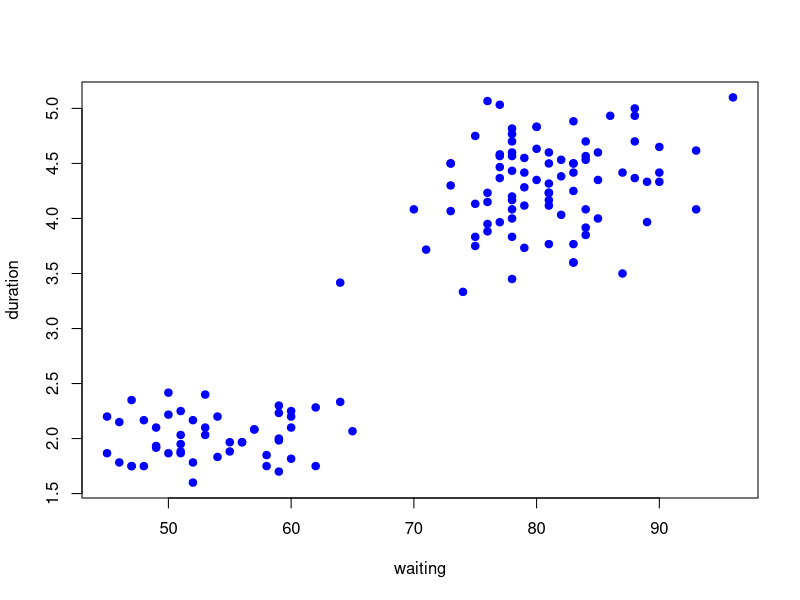
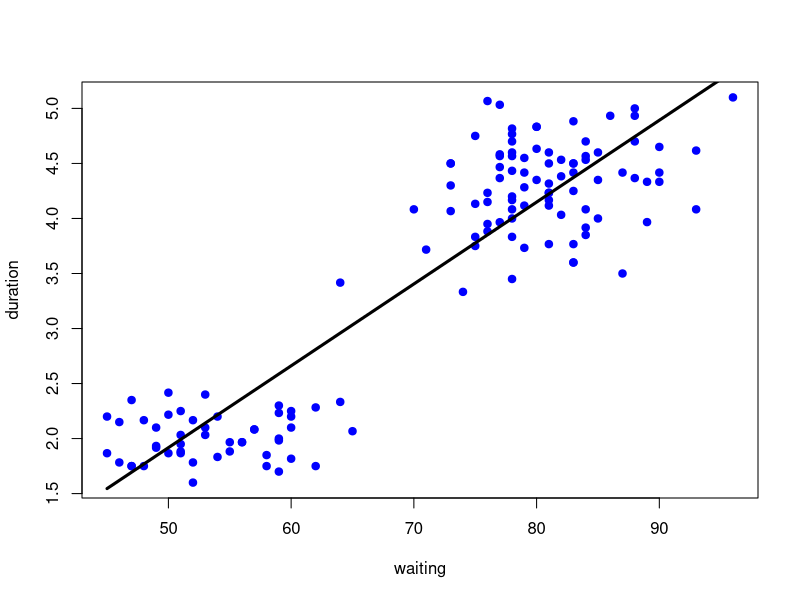
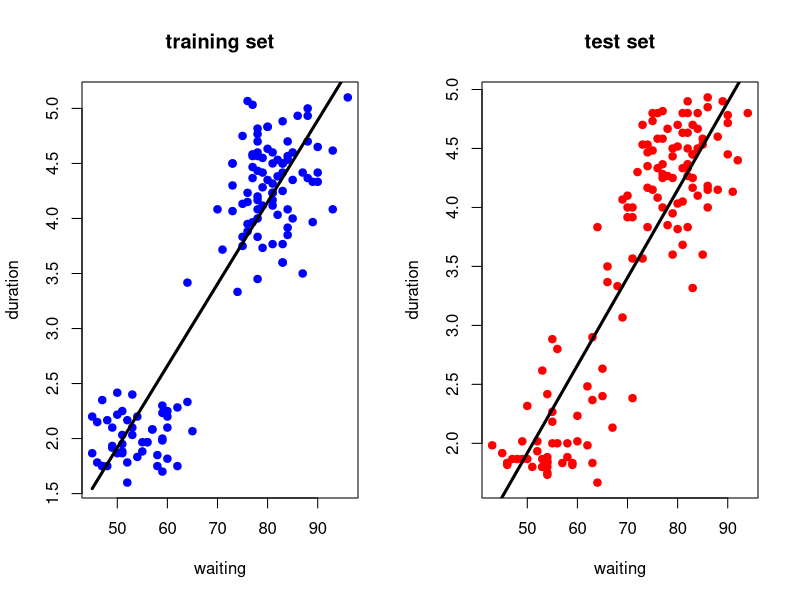
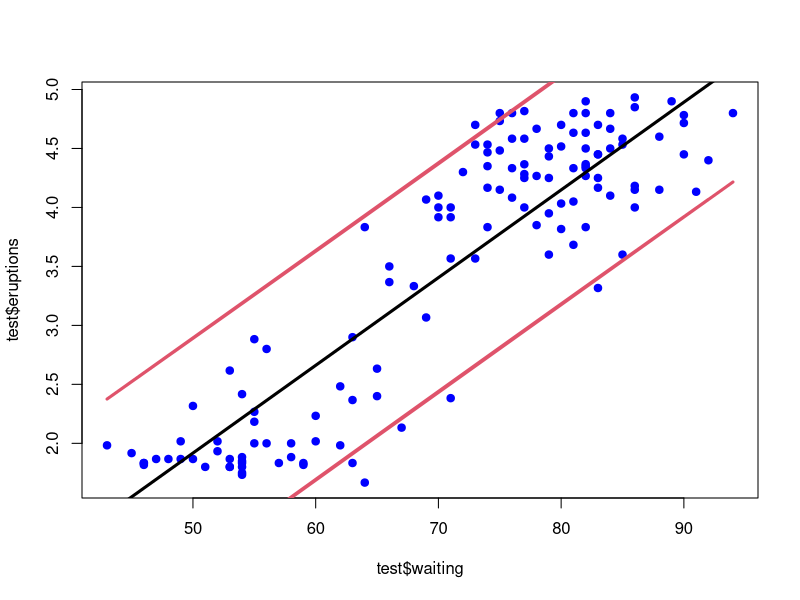

Reproduce these figures in R, in order.
library(caret)
data("faithful")
set.seed(1234)

head(faithful)

train_indx = createDataPartition(y=faithful$eruptions, p=0.5, list=FALSE)
train = faithful[train_indx, ]
test = faithful[-train_indx,]

plot(train$waiting, train$eruptions, col='blue', 
     pch=19,
     xlab='waiting', ylab='duration')

lm1 = lm(eruptions ~ waiting, data=train)
summary(lm1)

plot(train$waiting, train$eruptions, col='blue', 
     pch=19,
     xlab='waiting', ylab='duration')
lines(train$waiting, lm1$fitted.values, lwd=3)

predict(lm1, data.frame(waiting=80))

##
##
par(mfrow=c(1,2))
plot(train$waiting, train$eruptions, col='blue',
     pch=19, xlab='waiting', ylab='duration')
lines(train$waiting, predict(lm1), lwd=3)
title('training set')
plot(test$waiting, test$eruptions, col='red',
     pch=19, xlab='waiting', ylab='duration')
lines(test$waiting, predict(lm1, data.frame(waiting=test$waiting)), lwd=3)
title('test set')

RMSE(pred=lm1$fitted.values, obs = train$eruptions)
sqrt(mean((lm1$fitted.values-train$eruptions)^2))
RMSE(pred=predict(lm1, data.frame(waiting=test$waiting)), obs = test$eruptions)


## prediction interval
pred1 = predict(lm1, newdata=test, interval='prediction')
head(pred1)
par(mfrow=c(1,1))
plot(test$waiting, test$eruptions, pch=19, col='blue')
matlines(test$waiting, pred1, col=c(1,2,2), lwd=3, lty=1)

lm_model = train(eruptions~waiting, data=train, method='lm')
summary(lm_model$finalModel)

lm_model$results$RMSE
